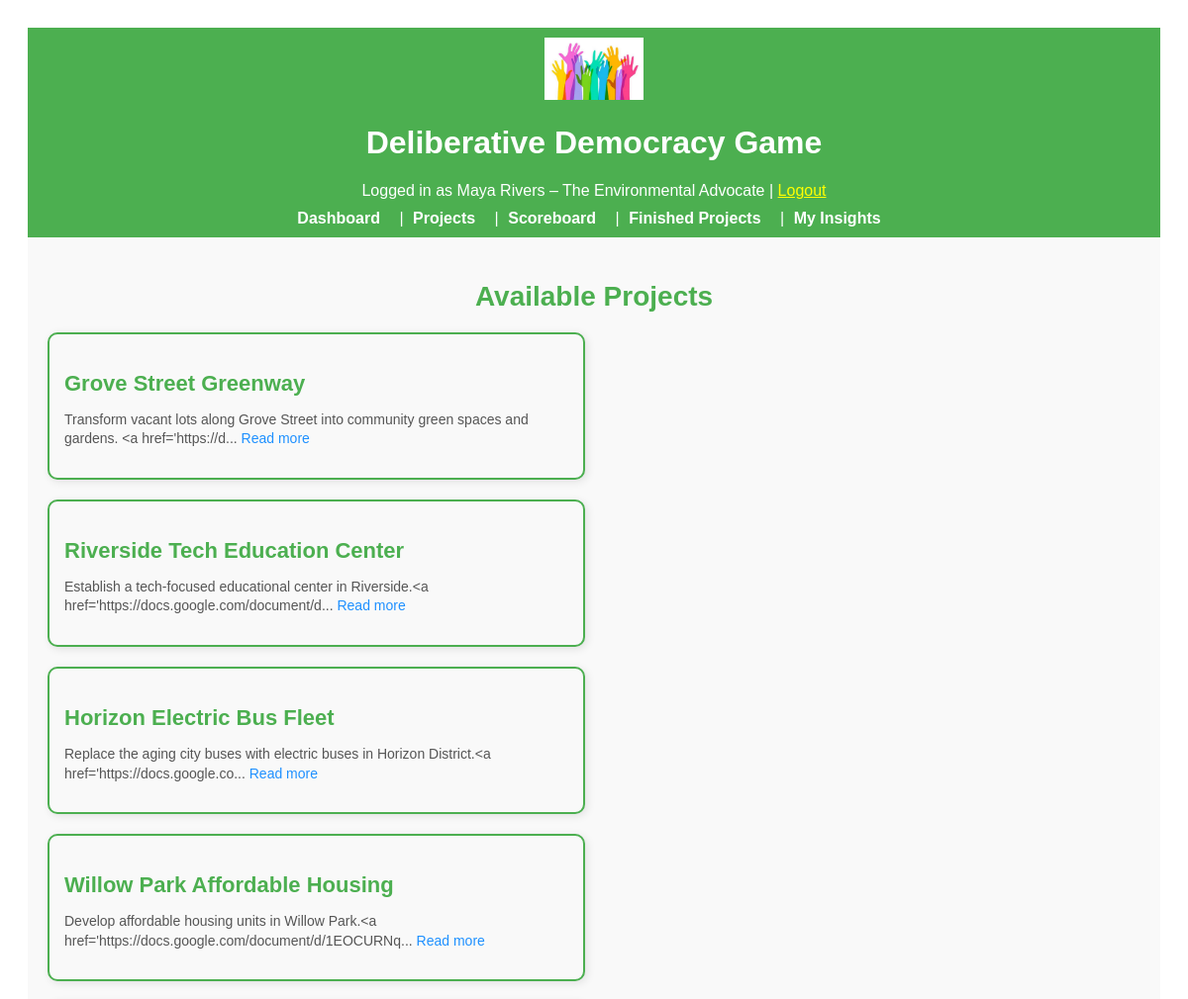
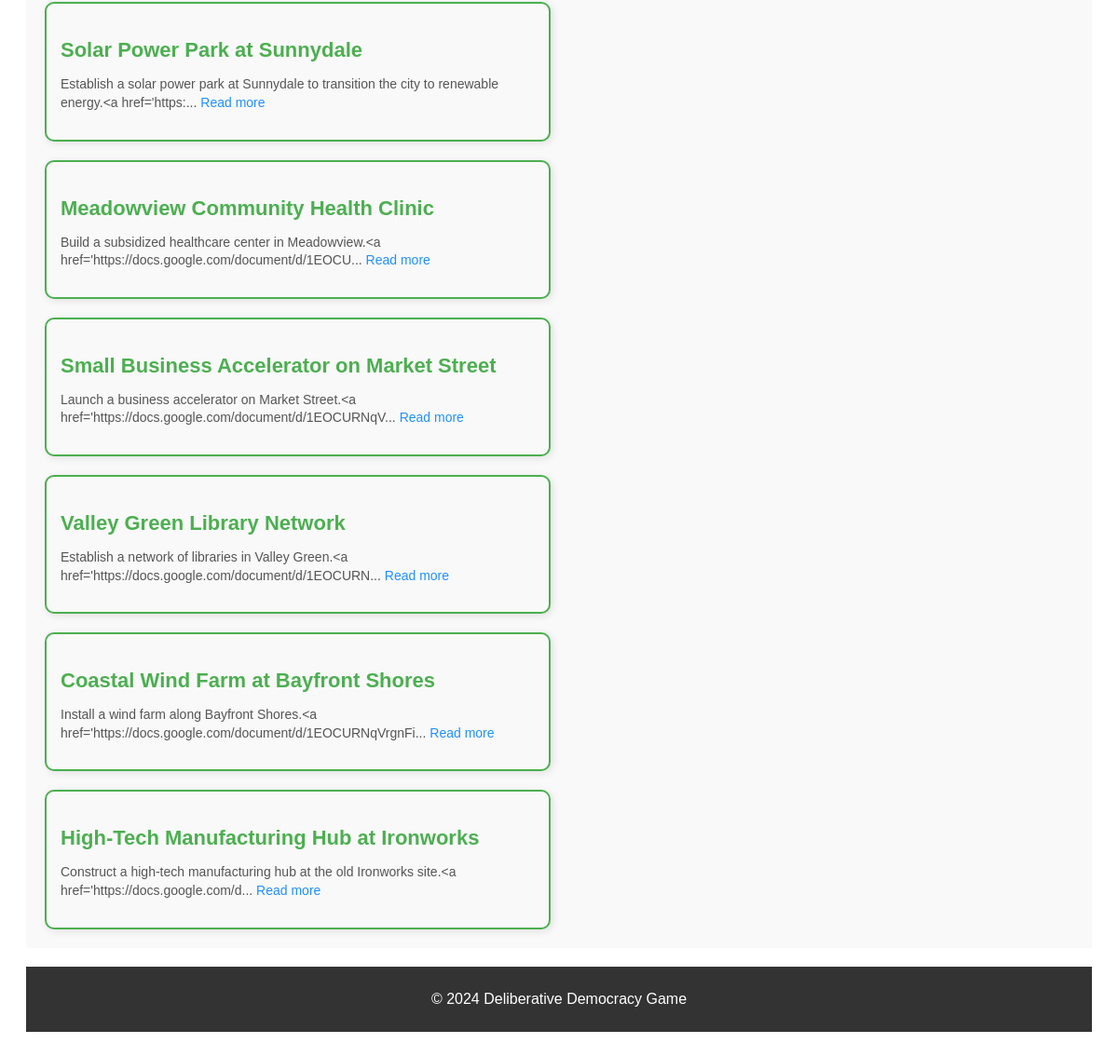
Screenshot of /projects (signed in) with the database file from the repository (2 pictures, top to bottom).
### app/models.py (models this page shows, shortened)
class User(UserMixin, db.Model):
    __tablename__ = "users"
    id = db.Column(db.Integer, primary_key=True)
    character_name = db.Column(db.String(64), unique=True, nullable=False)
    interests = db.Column(db.Text, nullable=True)
    utility_criteria = db.Column(db.Text, nullable=True)
    starting_resources = db.Column(db.Text, nullable=True)
    reading = db.Column(db.Text, nullable=True)
    environment = db.Column(db.Integer, default=0, nullable=True)
    money = db.Column(db.Integer, default=0, nullable=True)
    involvement = db.Column(db.Integer, default=0, nullable=True)
    welfare = db.Column(db.Integer, default=0, nullable=True)
    resources = db.relationship("Resource", backref="user", lazy=True)
    metrics = db.relationship("Metric", backref="user", lazy=True)

class Project(db.Model):
    __tablename__ = "projects"
    id = db.Column(db.Integer, primary_key=True)
    name = db.Column(db.String(128), nullable=False)
    description = db.Column(db.Text, nullable=True)
    outcomes = db.Column(db.Text, nullable=True)
    required_resources = db.Column(db.Text, nullable=True)
    is_completed = db.Column(db.Boolean, default=False)
    personal_metric_updates = db.Column(
        db.JSON, nullable=True
    )  # JSON for user-specific metric updates

### app/routes.py (the view)
@main.route("/projects")
@login_required
def project_list():
    projects = Project.query.filter_by(is_completed=False).all()
    return render_template("project_list.html", projects=projects)

### app/routes.py (called while the page is built)
@login_manager.user_loader
def load_user(user_id):
    return User.query.get(int(user_id))

### app/templates/project_list.html (shortened to what this page needs)
{% extends "base.html" %}
{% block content %}
<h2 class="projects-header">Available Projects</h2>
{% if projects %}
<div class="projects-container">
    {% for project in projects %}
    <div class="project-card">
        <h3 class="project-title">
            <a href="{{ url_for('main.project_detail', project_id=project.id) }}" class="project-link">{{ project.name
                }}</a>
        </h3>
        <p class="project-description">{{ project.description[:100] }}... <a
                href="{{ url_for('main.project_detail', project_id=project.id) }}" class="read-more">Read more</a></p>
    </div>
    {% endfor %}
</div>
{% else %}
<p class="no-projects-message">No projects available at the moment. Please check back later.</p>
{% endif %}
{% endblock %}

### app/templates/base.html (shortened to what this page needs)
<!DOCTYPE html>
<html lang="en">
<head>
    <link rel="stylesheet" href="{{ url_for('static', filename='css/styles.css') }}">
</head>
<body>
    <header style="background-color: #4CAF50; padding: 10px; color: white; text-align: center;">
        <img src="{{ url_for('static', filename='images/logo.png') }}" alt="Game Logo"
            style="width: 100px; height: auto;">
        <h1>Deliberative Democracy Game</h1>
        {% if current_user.is_authenticated %}
        <p style="margin: 0;">Logged in as {{ current_user.character_name }} | <a href="{{ url_for('main.logout') }}"
                style="color: yellow;">Logout</a></p>
        {% endif %}
        <nav style="margin-top: 10px;">
            <a href="{{ url_for('main.dashboard') }}" style="color: white; padding: 5px;">Dashboard</a> |
            <a href="{{ url_for('main.project_list') }}" style="color: white; padding: 5px;">Projects</a> |
            <a href="{{ url_for('main.score_board') }}" style="color: white; padding: 5px;">Scoreboard</a> |
            <a href="{{ url_for('main.finished_projects') }}" style="color: white; padding: 5px;">Finished Projects</a>
            |
            <a href="{{ url_for('main.insight') }}" style="color: white; padding: 5px;">My Insights</a>
        </nav>
    </header>
    <main style="padding: 20px; background-color: #f9f9f9;">
        {% block content %}{% endblock %}
    </main>
    <footer style="background-color: #333; color: white; text-align: center; padding: 10px; margin-top: 20px;">
        <p>&copy; 2024 Deliberative Democracy Game</p>
    </footer>
</body>
</html>

### app/static/css/styles.css (style rules this page uses)
header { background-color: #4CAF50; color: white; padding: 15px; text-align: center; }
nav a { color: white; text-decoration: none; margin-right: 10px; font-weight: bold; }
footer { background-color: #333; color: white; text-align: center; padding: 10px; margin-top: 20px; }
.project-title { font-size: 22px; color: #333; margin-bottom: 10px; }
.projects-header { color: #4CAF50; text-align: center; font-size: 28px; margin-bottom: 20px; }
.projects-container { display: flex; flex-wrap: wrap; gap: 20px; justify-content: space-between; }
.project-card { background-color: #f9f9f9; border: 2px solid #4CAF50; border-radius: 10px; padding: 15px; box-shadow: 2px 2px 8px rgba(0, 0, 0, 0.1); flex-basis: calc(47% - 10px); transition: transform 0.2s; }
.project-link { text-decoration: none; color: #4CAF50; transition: color 0.2s; }
.project-description { font-size: 14px; line-height: 1.4; color: #555; }
.read-more { text-decoration: none; color: #1e90ff; }

### rows the page displays
User: character_name "Maya Rivers – The Environmental Advocate"
Project: name "Grove Street Greenway", description "Transform vacant lots along Grove Street into community green spaces and gardens. <a href='https://d"
Project: name "Riverside Tech Education Center", description "Establish a tech-focused educational center in Riverside.<a href='https://docs.google.com/document/d"
Project: name "Horizon Electric Bus Fleet", description "Replace the aging city buses with electric buses in Horizon District.<a href='https://docs.google.co"
Project: name "Willow Park Affordable Housing", description "Develop affordable housing units in Willow Park.<a href='https://docs.google.com/document/d/1EOCURNq"
Project: name "Solar Power Park at Sunnydale", description "Establish a solar power park at Sunnydale to transition the city to renewable energy.<a href='https:"
Project: name "Meadowview Community Health Clinic", description "Build a subsidized healthcare center in Meadowview.<a href='https://docs.google.com/document/d/1EOCU"
Project: name "Small Business Accelerator on Market Street", description "Launch a business accelerator on Market Street.<a href='https://docs.google.com/document/d/1EOCURNqV"
Project: name "Valley Green Library Network", description "Establish a network of libraries in Valley Green.<a href='https://docs.google.com/document/d/1EOCURN"
Project: name "Coastal Wind Farm at Bayfront Shores", description "Install a wind farm along Bayfront Shores.<a href='https://docs.google.com/document/d/1EOCURNqVrgnFi"
Project: name "High-Tech Manufacturing Hub at Ironworks", description "Construct a high-tech manufacturing hub at the old Ironworks site.<a href='https://docs.google.com/d"
